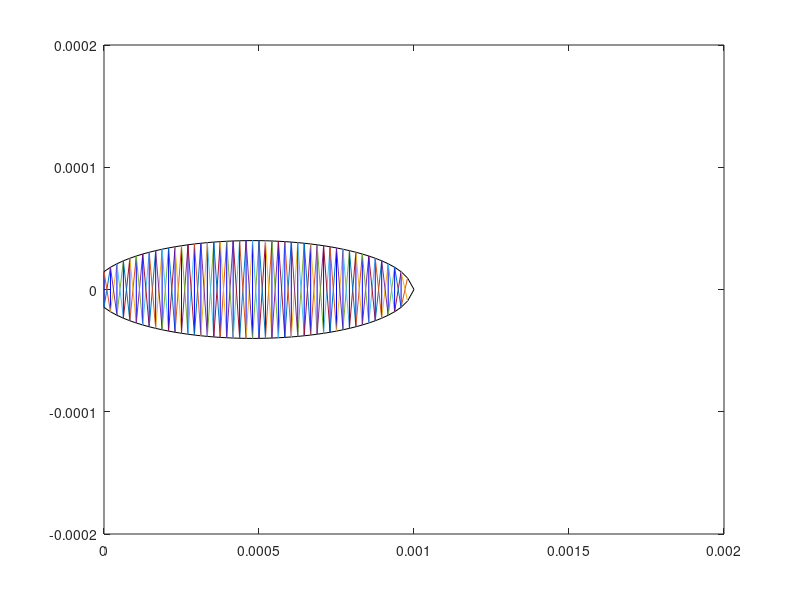

This figure's MATLAB source: (Note: this script raises an error after producing the figure.)
%------------dimensions of the worm------------------
R=40*10^-6;%Minor axis radius of the worm
M=48;%no. of segments
P=2*(M+1);%-->no. of points (pk & pk_bar)=98
L=(1*10^-3);%-->Length of the worm = 1mm
ti=0;
tf=10;
iter=100;%->Time points
h=tf-ti/iter;
%equally spaced 48 segments
spacing=linspace(0,L,P/2);

%-----------varying the minor radius-------------------
R1=zeros(1,P/2);
for i=1:P/2
    R1(i)=R*sin(acos((i-M/2)/((M+1)/2+0.2)));
end

%-----------plotting the shape of the worm as described by the R1 eqn->prolate ellipse

plot(spacing,R1,'k')
hold on
plot(spacing,-R1,'k')
xlim([0 2*10^-3])
ylim([-20*10^-5 20*10^-5])
%count=0;%->to check if 48 segments present

%-------Representing the lateral and diagonal muscles through joining pd and
%pv points-----------------------------
for i=1:P/2
    if (i+1)==P/2
        break
    else
    plot([spacing(i) spacing(i)],[-R1(i) R1(i)],'b')
    plot([spacing(i) spacing(i+1)],[-R1(i) R1(i+1)])
    
    plot([spacing(i) spacing(i+1)],[R1(i) -R1(i+1)])
    
    end
    %count=count+1;
end
%%
%-------------------------properties of the environment--------------------
N=12;
C_para=3.2*10^-3;
C_perp=128*10^-3;


%========================Equations of motion========================================
%initialising vectors

f_dorsal=zeros(iter,P/2);
f_ventral=zeros(iter,P/2);
f=zeros(iter,P/2);
f_dorsal_para=zeros(iter,P/2);
f_dorsal_perp=zeros(iter,P/2);
f_ventral_para=zeros(iter,P/2);
f_ventral_perp=zeros(iter,P/2);
f_para_even=zeros(iter,P/2);
f_para_odd=zeros(iter,P/2);


%%%-=-=-=-=-=-=-=-=-=-We need to describe the postion x,y, phi of 49 rods
%%%over time period (tf-ti)
%-------------renaming/storing pts to x & y coordinates-----------
%initial conditions for the ode of eqns of motion

phi=Phi(iter,P,C_para,f_para_odd,R1,h);
x_pd=zeros(iter,P/2);
x_pv=zeros(iter,P/2);
y_pd=zeros(iter,P/2);
y_pv=zeros(iter,P/2);
x_CoM=xCoM(iter,P,C_para,f_para_even,f_dorsal_perp,spacing,C_perp,phi,h,f_ventral_perp);
y_CoM=yCoM(iter,P,C_para,f_para_even,f_dorsal_perp,spacing,C_perp,phi,h,f_ventral_perp);

L_CoM=zeros(iter,P/2);

%%========================Body forces===========================
%--------------------------parameters---------------------------
L_seg=L/M;
kl=(M/24)*0.01;
kd=kl*350;
beta_l=kl*0.025;
beta_d=kd*0.01;
beta_0M=kd*100;
k0M=kl*20;
del_m=0.75;%-->parameter part of neural circuitry

%%d->diagonal;l->lateral elements
%initialising vectors to hold varying lengths b/w pi & pi+1
L_dorsal_l=zeros(iter,M);
L_ventral_l=zeros(iter,M);
L_dorsal_d=zeros(iter,M);
L_ventral_d=zeros(iter,M);
Lmin=zeros(iter,M);
L_dorsal_0M=zeros(iter,M);
L_ventral_0M=zeros(iter,M);

%rest lengths
L0l=zeros(iter,M);
L0d=zeros(iter,M);

%initialising vectors to hold passive forces 
f_dorsal_l=zeros(iter,M);
f_ventral_l=zeros(iter,M);
f_dorsal_d=zeros(iter,M);
f_ventral_d=zeros(iter,M);

%initialising vectors to hold active forces
Fmax=zeros(iter,M);
f_dorsal_M=zeros(iter,M);
f_ventral_M=zeros(iter,M);

%params for active muscle forces
k_dorsal_M=zeros(iter,M);
k_ventral_M=zeros(iter,M);
beta_ventral_M=zeros(iter,M);
beta_dorsal_M=zeros(iter,M);

%---------Accessing the matrix of functions---------------------
I_dorsal=Idorsal(iter,R1,L_dorsal_l,L0l,M,P);
I_ventral=Iventral(iter,R1,L_dorsal_l,L0l,M,P);
S=S(iter,M,I_dorsal,I_ventral);
v_dorsal_d=vdorsal_d(h,iter,M,L_dorsal_d);
v_dorsal_l=vdorsal_l(h,iter,M,L_dorsal_l);
v_ventral_l=v_ventral_l(h,iter,M,L_ventral_l);
v_ventral_d=v_ventral_d(h,iter,M,L_ventral_d);

%------------Neural Activation term
Av=activation_ventral(h,tau,iter,M);
Ad=activation_dorsal(h,tau,iter,M);


%%--------------------Check the logic of how t & i change%%
for t=1:iter
for i=1:P/2
%%------------------passive body forces-----------------------------------
    %defining varying length b/w pi & pi+1 pts

    x_pd(t,i)=x_CoM(t,i)-spacing(t,i)/2;
    x_pv(t,i)=x_CoM(t,i)+spacing(t,i)/2;

    y_pd(t,i)=y_CoM(t,i)+R1(t,i);
    y_pv(t,i)=y_CoM(t,i)-R1(t,i);
    
    if i>1
    L_dorsal_l(t,i-1)=sqrt((x_pd(t,i-1)-x_pd(t,i))^2+(y_pd(t,i-1)-y_pd(t,i))^2);
    L_ventral_l(t,i-1)=sqrt((x_pv(t,i-1)-x_pv(t,i))^2+(y_pv(t,i-1)-y_pv(t,i))^2);
    
    L0l(t,i-1)=sqrt(L_seg^2+(R1(t,i-1)-R1(t,i))^2);
    L0d(t,i-1)=sqrt(L_seg^2+(R1(t,i-1)+R1(t,i))^2);
    
    %----------------------------------------------------------------------
    %%-------------lateral
    %lateral dorsal forces
    if L_dorsal_l(t,i-1)<L0l(t,i-1)
        %to define v_dorsal_l as a function
        f_dorsal_l(t,i-1)=kl*(L0l(t,i-1)-L_dorsal_l(t,i-1))+beta_l*v_dorsal_l(t,i-1);
    else
        f_dorsal_l(t,i-1)=kl*(L0l(t,i-1)-L_dorsal_l(t,i-1))+(2*(L0l(t,i-1)-L_dorsal_l(t,i-1))^4)+beta_l*v_dorsal_l(t,i-1); 
    end

    %lateral ventral forces
    if L_ventral_l(t,i-1)<L0l(t,i-1)
        %to define v_ventral_l as a function
        f_ventral_l(t,i-1)=kl*(L0l(t,i-1)-L_ventral_l(t,i-1))+beta_l*v_ventral_l(t,i-1);
    else
        f_ventral_l(t,i-1)=kl*(L0l(t,i-1)-L_ventral_l(t,i-1)) +(2*(L0l(t,i-1)-L_ventral_l(t,i-1))^4)+beta_l*v_ventral_l(t,i-1); 
    end
    
    %%------------diagonal
    %diagonal dorsal forces
    L_dorsal_d(t,i-1)=sqrt((x_pd(t,i-1)-x_pv(t,i))^2+(y_pd(t,i-1)-y_pv(t,i))^2);
    
    f_dorsal_d(t,i-1)=kd*(L0d(t,i-1)-L_dorsal_d(t,i-1))+beta_d*v_dorsal_d(t,i-1);
    
    %diagonal ventral forces
    L_ventral_d(t,i-1)=sqrt((x_pv(t,i-1)-xpd(t,i))^2+(y_pv(t,i-1)-y_pd(t,i))^2);
    
    f_ventral_d(t,i-1)=kd*(L0d(t,i-1)-L_ventral_d(t,i-1))+beta_d*v_ventral_d(t,i-1);

%%-------------------Active muscle forces-----------
    if i>2
        Fmax(t,i-1)=0.70-0.42*((i-1)-1)/M;
    end
    
    Lmin(t,i-1)=L0l(t,i-1)*(1-del_m*(R1(i-1)+R1(i)/2*R));
    %sigma is the neural activation fn;input to be given->2nd part of code
    
    %dorsal
    k_dorsal_M(t,i-1)=k0M*Fmax(t,i-1)*sigma(Ad(t,i-1));
    L_dorsal_0M(t,i-1)=L0l(t,i-1)-Fmax(t,i-1)*sigma(Ad(t,i-1))*(L0l(t,i-1)-Lmin(t,i-1));
    beta_dorsal_M(t,i-1)=beta_0M*Fmax(t,i-1)*sigma(Ad(t,i-1));
    
    f_dorsal_M(t,i-1)=k_dorsal_M(t,i-1)*(L_dorsal_0M(t,i-1)-L_dorsal_l(t,i-1))+beta_dorsal_M(t,i-1)*v_dorsal_l(t,i-1);
    
    %ventral
    
    k_ventral_M(t,i-1)=k0M*Fmax(t,i-1)*sigma(Av(t,i-1));
    L_ventral_0M(t,i-1)=L0l(t,i-1)-Fmax(t,i-1)*sigma(Av(t,i-1))*(L0l(t,i-1)-Lmin(t,i-1));
    beta_ventral_M(t,i-1)=beta_0M*Fmax(t,i-1)*sigma(Av(t,i-1));
   
    f_ventral_M(t,i-1)=k_ventral_M(t,i-1)*(L_ventral_0M(t,i-1)-L_ventral_l(t,i-1))+beta_ventral_M(t,i-1)*v_ventral_l(t,i-1);
    
    end
    %--------------------Applying forces at each pt pi-------------------------
    if i==1
        
        
        f_dorsal(t,1)=f_dorsal_l(t,1)+f_dorsal_d(t,1)+f_dorsal_M(t,1);
    elseif i==P/2
        
        f_ventral(t,49)=f_ventral_l(t,48)+f_ventral_d(t,48)+f_ventral_M(t,48);
    else
        f_dorsal(t,i)=(f_dorsal_l(t,i-1)-f_dorsal_l(t,i))+(f_dorsal_d(t,i-1)-f_dorsal_d(t,i))+(f_dorsal_M(t,i-1)-f_dorsal_M(t,i));
        f_ventral(t,i)=(f_dorsal_l(t,i-1)-f_dorsal_l(t,i))+(f_ventral_d(t,i-1)-f_ventral_d(t,i))+(f_ventral_M(t,i-1)-f_ventral_M(t,i));
    
        
    %Converting the dorsal and ventral components of the force vector 
    %to perp and parallel
        
        f_dorsal_para(t,i)=f_dorsal(t,i)*cos(90-phi(t,i))-f_dorsal(t,i)*sin(90-phi(t,i));
        f_dorsal_perp(t,i)=f_dorsal(t,i)*sin(90-phi(t,i))+f_dorsal(t,i)*cos(90-phi(t,i));
        
        f_ventral_para(t,i)=f_ventral(t,i)*cos(90-phi(t,i))-f_ventral(t,i)*sin(90-phi(t,i));
        f_ventral_perp(t,i)=f_ventral(t,i)*sin(90-phi(t,i))+f_ventral(t,i)*cos(90-phi(t,i));
        
        f_para_even(t,i)=(f_dorsal_para(t,i)+f_ventral_para(t,i))/2;
        f_para_odd(t,i)=(f_dorsal_para(t,i)-f_ventral_para(t,i))/2;
        
        
    end
end
end

